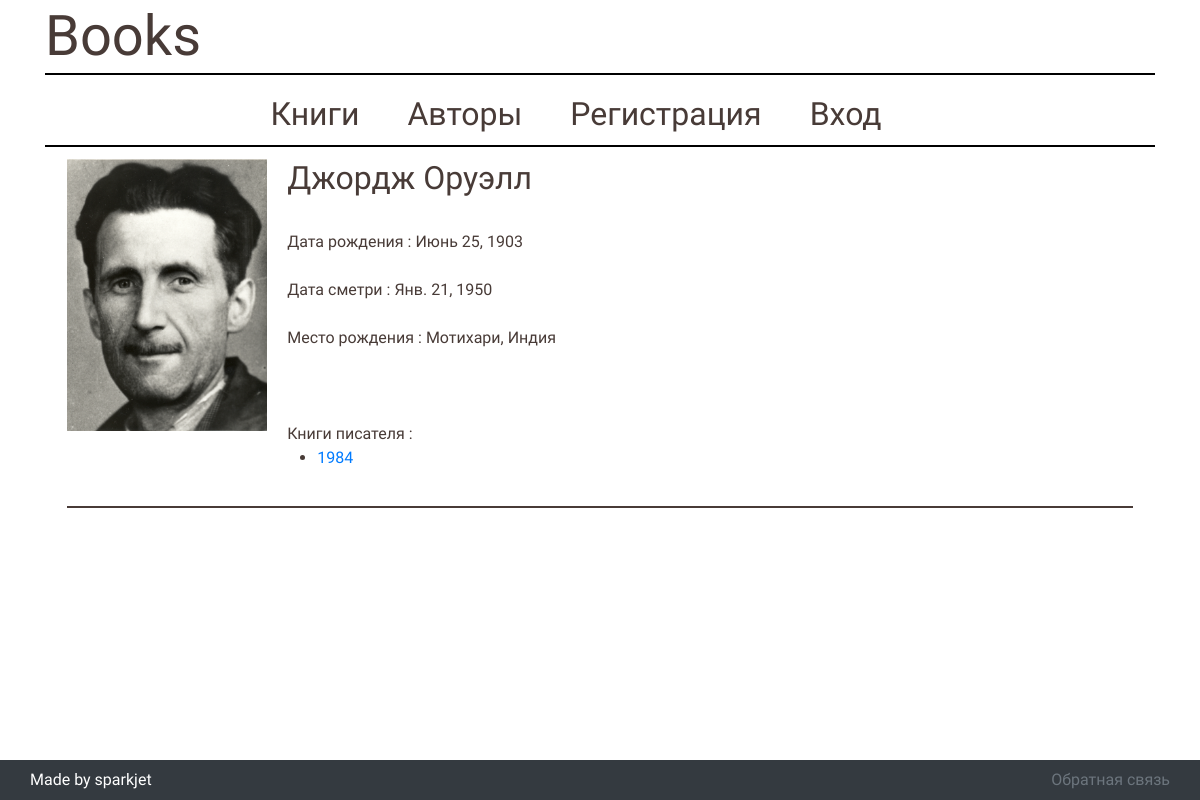
Screenshot of /authors/1 with the database file from the repository.
### bookapp/models.py (models this page shows, shortened)
class Autor(models.Model):
	author_full_name = models.CharField(max_length=303, default=None)
	date_birth = models.DateField('birth date')
	death_date = models.DateField('death date')
	birth_place = models.CharField(max_length=90, default=None)
	author_picture = models.ImageField(upload_to='bookapp/static/bookapp/pictures', default=None)
	def get_static_url(self) -> str:
		return self.author_picture.url[7:]

class Book(models.Model):
	book_autor = models.ForeignKey(Autor, on_delete=models.SET_NULL, null=True)
	book_autor_info = models.CharField(max_length=303)
	book_name = models.CharField(max_length=2**10)
	book_genre = models.CharField(max_length=32)
	book_picture = models.ImageField(upload_to='bookapp/static/bookapp/pictures', default=None)
	book_year = models.PositiveSmallIntegerField(
			validators=[
				MaxValueValidator(
					datetime.now().year,
					'Год должен быть не больше чем тукущий'
				)
			]
		)
	book_description = models.TextField()

### bookapp/views.py (the view)
# urls.py: path('authors/<int:pk>', views.particular_author, name='particular_author'),
def particular_author(request, pk):
	author = get_object_or_404(Autor, pk=pk)
	if author is not None:
		author_books = Book.objects.filter(book_autor_info=author.author_full_name)
		context = {
			'author': author,
			'author_books': author_books
		}
	return render(request, 'bookapp/author_info.html', context)

### bookapp/templates/bookapp/author_info.html (shortened to what this page needs)
{% extends "bookapp/primary_pattern.html" %}
{% load static %}
{% block page_configs %}
	<link rel="stylesheet" type="text/css" href="{% static 'bookapp/styles_for_author.css' %}">
{% endblock page_configs %}
{% block content %}
	<div class="author">
		<div class="image-wrapper">
			<img src="{{ author.get_static_url }}" class="author-picture">
		</div>
		<div>
		<h1 class="author-title">{{ author.author_full_name }}</h1><br>
		<span>Дата рождения : {{ author.date_birth }}</span><br><br>
		<span>Дата сметри : {{ author.death_date }}</span><br><br>
		<span>Место рождения : {{ author.birth_place }}</span><br>
		<br><br><br>
		{% if author_books %}
			<span style="margin-bottom: 2px;">Книги писателя :</span>
				<ul style="padding-left:30px;">
					{% for author_book in author_books %}
						<li>
							<a href="{% url 'bookapp:particular_book' author_book.id %}">
								{{ author_book.book_name }}
							</a>
						</li>
					{% endfor %}
				</ul>
		{% endif %}
		</div>
	</div>
{% endblock content %}

### bookapp/static/bookapp/styles.css (style rules this page uses)
* { margin: 0; padding: 0; }
body { font-family: 'Roboto Condensed', sans-serif !important; }
a { text-decoration: none !important; }

### bookapp/static/bookapp/styles_for_author.css (style rules this page uses)
.author { color: #483B37; margin: 12px 2%; display: flex; padding-bottom: 20px; border-bottom: 2px solid #483B37; }
.author-title { font-size: 2em; }
.author-picture { width:100%; object-fit:cover; }
.image-wrapper { width:200px; margin-right: 20px; }

### rows the page displays
Autor: get_static_url (picture), author_full_name "Джордж Оруэлл", date_birth "Июнь 25, 1903", death_date "Янв. 21, 1950", birth_place "Мотихари, Индия"
Book: book_name "1984"
